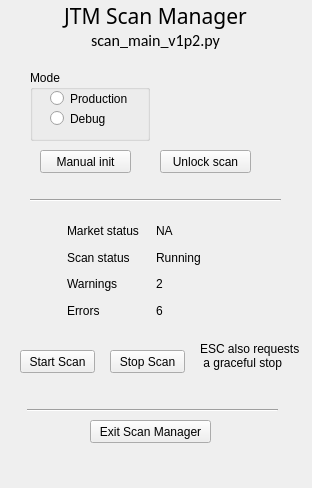
<?xml version="1.0" encoding="UTF-8"?>
<ui version="4.0">
 <class>Form</class>
 <widget class="QWidget" name="Form">
  <property name="geometry">
   <rect>
    <x>0</x>
    <y>0</y>
    <width>312</width>
    <height>488</height>
   </rect>
  </property>
  <property name="windowTitle">
   <string>Form</string>
  </property>
  <widget class="QLabel" name="title">
   <property name="geometry">
    <rect>
     <x>10</x>
     <y>0</y>
     <width>291</width>
     <height>31</height>
    </rect>
   </property>
   <property name="font">
    <font>
     <family>Arial Black</family>
     <pointsize>16</pointsize>
    </font>
   </property>
   <property name="text">
    <string>JTM Scan Manager</string>
   </property>
   <property name="alignment">
    <set>Qt::AlignCenter</set>
   </property>
  </widget>
  <widget class="QLabel" name="fname">
   <property name="geometry">
    <rect>
     <x>10</x>
     <y>30</y>
     <width>291</width>
     <height>20</height>
    </rect>
   </property>
   <property name="font">
    <font>
     <family>Calibri</family>
     <pointsize>12</pointsize>
    </font>
   </property>
   <property name="text">
    <string>scan_main_v1p2.py</string>
   </property>
   <property name="alignment">
    <set>Qt::AlignCenter</set>
   </property>
  </widget>
  <widget class="QPushButton" name="pushButton">
   <property name="geometry">
    <rect>
     <x>90</x>
     <y>420</y>
     <width>121</width>
     <height>23</height>
    </rect>
   </property>
   <property name="text">
    <string>Exit Scan Manager</string>
   </property>
  </widget>
  <widget class="QPushButton" name="pushButton_2">
   <property name="geometry">
    <rect>
     <x>20</x>
     <y>350</y>
     <width>75</width>
     <height>23</height>
    </rect>
   </property>
   <property name="text">
    <string>Start Scan</string>
   </property>
  </widget>
  <widget class="QPushButton" name="pushButton_3">
   <property name="geometry">
    <rect>
     <x>110</x>
     <y>350</y>
     <width>75</width>
     <height>23</height>
    </rect>
   </property>
   <property name="text">
    <string>Stop Scan</string>
   </property>
  </widget>
  <widget class="QLabel" name="label_9">
   <property name="geometry">
    <rect>
     <x>200</x>
     <y>340</y>
     <width>101</width>
     <height>31</height>
    </rect>
   </property>
   <property name="text">
    <string>ESC also requests
 a graceful stop</string>
   </property>
  </widget>
  <widget class="Line" name="line">
   <property name="geometry">
    <rect>
     <x>27</x>
     <y>400</y>
     <width>251</width>
     <height>20</height>
    </rect>
   </property>
   <property name="orientation">
    <enum>Qt::Horizontal</enum>
   </property>
  </widget>
  <widget class="QWidget" name="layoutWidget">
   <property name="geometry">
    <rect>
     <x>67</x>
     <y>220</y>
     <width>171</width>
     <height>101</height>
    </rect>
   </property>
   <layout class="QGridLayout" name="gridLayout_2">
    <item row="0" column="0">
     <widget class="QLabel" name="label_10">
      <property name="text">
       <string>Market status</string>
      </property>
     </widget>
    </item>
    <item row="0" column="1">
     <widget class="QLabel" name="label_11">
      <property name="text">
       <string>NA</string>
      </property>
     </widget>
    </item>
    <item row="1" column="0">
     <widget class="QLabel" name="label_12">
      <property name="text">
       <string>Scan status</string>
      </property>
     </widget>
    </item>
    <item row="1" column="1">
     <widget class="QLabel" name="label_13">
      <property name="text">
       <string>Running</string>
      </property>
     </widget>
    </item>
    <item row="2" column="0">
     <widget class="QLabel" name="label_14">
      <property name="text">
       <string>Warnings</string>
      </property>
     </widget>
    </item>
    <item row="2" column="1">
     <widget class="QLabel" name="label_15">
      <property name="text">
       <string>2</string>
      </property>
     </widget>
    </item>
    <item row="3" column="0">
     <widget class="QLabel" name="label_16">
      <property name="text">
       <string>Errors</string>
      </property>
     </widget>
    </item>
    <item row="3" column="1">
     <widget class="QLabel" name="label_17">
      <property name="text">
       <string>6</string>
      </property>
     </widget>
    </item>
   </layout>
  </widget>
  <widget class="QPushButton" name="pushButton_4">
   <property name="geometry">
    <rect>
     <x>160</x>
     <y>150</y>
     <width>91</width>
     <height>23</height>
    </rect>
   </property>
   <property name="text">
    <string>Unlock scan</string>
   </property>
  </widget>
  <widget class="QPushButton" name="pushButton_5">
   <property name="geometry">
    <rect>
     <x>40</x>
     <y>150</y>
     <width>91</width>
     <height>23</height>
    </rect>
   </property>
   <property name="text">
    <string>Manual init</string>
   </property>
  </widget>
  <widget class="Line" name="line_2">
   <property name="geometry">
    <rect>
     <x>30</x>
     <y>190</y>
     <width>251</width>
     <height>20</height>
    </rect>
   </property>
   <property name="orientation">
    <enum>Qt::Horizontal</enum>
   </property>
  </widget>
  <widget class="QGroupBox" name="groupBox">
   <property name="geometry">
    <rect>
     <x>30</x>
     <y>70</y>
     <width>120</width>
     <height>71</height>
    </rect>
   </property>
   <property name="title">
    <string>Mode</string>
   </property>
   <widget class="QRadioButton" name="radioButton">
    <property name="geometry">
     <rect>
      <x>20</x>
      <y>20</y>
      <width>82</width>
      <height>17</height>
     </rect>
    </property>
    <property name="text">
     <string>Production</string>
    </property>
   </widget>
   <widget class="QRadioButton" name="radioButton_2">
    <property name="geometry">
     <rect>
      <x>20</x>
      <y>40</y>
      <width>82</width>
      <height>17</height>
     </rect>
    </property>
    <property name="text">
     <string>Debug</string>
    </property>
   </widget>
  </widget>
 </widget>
 <resources/>
 <connections/>
</ui>
